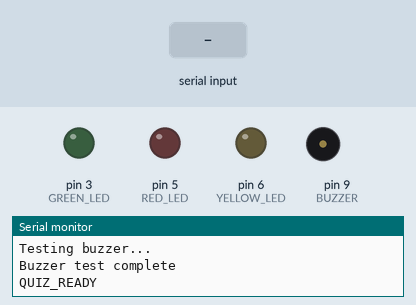
This sketch was run on a simulated Arduino Uno, built with avr-gcc and run on an emulated ATmega328P. On the bench: output pins drawn as LEDs (lit = HIGH), buzzer (waves = sounding), the last lines printed to the serial monitor. The test bench sets the inputs (shaded band).

Above: at 3.9 s.
4.0 s: "CORRECT_ANSWER\n" received over Serial
At 4.16 s:
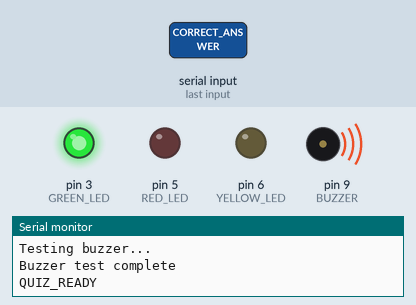
7.0 s: "WRONG_ANSWER\n" received over Serial
At 7.6 s:
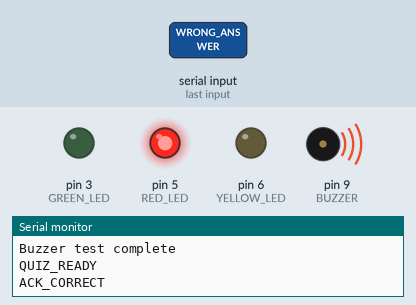
10.0 s: "TIME_WARNING\n" received over Serial
At 10.16 s:
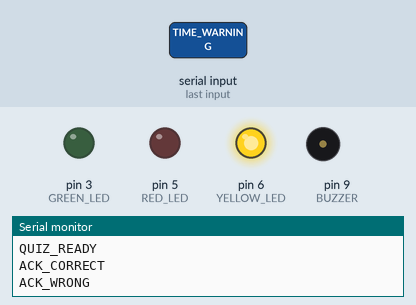
Timing chart, 0 to 13.0 s (numbered marks = the images above; inputs shaded):
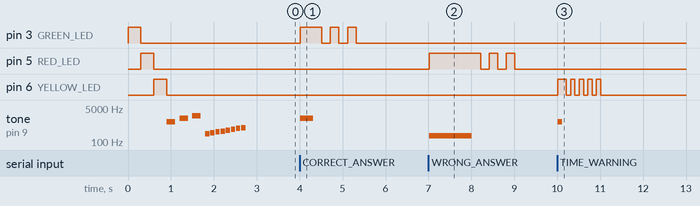

The sketch:

sketch_aug22a.ino
```cpp
// Quiz Application Arduino Controller - No Push Button Version
// Controls LEDs and buzzer for quiz feedback

// Pin definitions
const int GREEN_LED = 3;
const int RED_LED = 5;
const int YELLOW_LED = 6;
const int BUZZER = 9;

// State variables
bool quizActive = false;

void setup() {
  // Initialize pins
  pinMode(GREEN_LED, OUTPUT);
  pinMode(RED_LED, OUTPUT);
  pinMode(YELLOW_LED, OUTPUT);
  pinMode(BUZZER, OUTPUT);

  // Initialize serial communication
  Serial.begin(9600);
  while (!Serial) {
    ; // Wait for serial port to connect
  }


  // Initial LED test sequence
  testLeds();

  Serial.println("QUIZ_READY");
}

void loop() {
  // Read serial commands
  if (Serial.available() > 0) {
    String command = Serial.readStringUntil('\n');
    command.trim();
    processCommand(command);

  }
}

void processCommand(String command) {
  if (command == "QUIZ_STARTED") {
    quizActive = true;
    digitalWrite(GREEN_LED, HIGH);
    digitalWrite(RED_LED, LOW);
    digitalWrite(YELLOW_LED, LOW);
    playTone(1000, 200);
    Serial.println("ACK_QUIZ_STARTED");
  }
  else if (command == "CORRECT_ANSWER") {
    digitalWrite(GREEN_LED, HIGH);
    digitalWrite(RED_LED, LOW);
    digitalWrite(YELLOW_LED, LOW);
    playTone(1500, 300);
    blinkLed(GREEN_LED, 3, 200);
    Serial.println("ACK_CORRECT");
  }
  else if (command == "WRONG_ANSWER") {
    digitalWrite(RED_LED, HIGH);
    digitalWrite(GREEN_LED, LOW);
    digitalWrite(YELLOW_LED, LOW);
    playTone(200, 1000);
    blinkLed(RED_LED, 3, 200);
    Serial.println("ACK_WRONG");
  }
  else if (command == "TIME_WARNING") {
    digitalWrite(YELLOW_LED, HIGH);
    playTone(1000, 100);
    blinkLed(YELLOW_LED, 5, 100);
    Serial.println("ACK_TIME_WARNING");
  }
  else if (command == "QUIZ_PASSED") {
    digitalWrite(GREEN_LED, HIGH);
    digitalWrite(RED_LED, LOW);
    digitalWrite(YELLOW_LED, LOW);
    victorySequence();
    Serial.println("ACK_PASSED");
    quizActive = false;
  }
  else if (command == "QUIZ_FAILED") {
    digitalWrite(RED_LED, HIGH);
    digitalWrite(GREEN_LED, LOW);
    digitalWrite(YELLOW_LED, LOW);
    failureSequence();
    Serial.println("ACK_FAILED");
    quizActive = false;
  }
  else if (command == "S") {
    // Status request
    Serial.println("ARDUINO_READY");
  }
  else if (command == "TEST_BUZZER") {
    // Manual buzzer test
    testBuzzer();
    Serial.println("BUZZER_TESTED");
  }
}

void testLeds() {
  // Test sequence for LEDs
  digitalWrite(GREEN_LED, HIGH);
  delay(300);
  digitalWrite(GREEN_LED, LOW);

  digitalWrite(RED_LED, HIGH);
  delay(300);
  digitalWrite(RED_LED, LOW);

  digitalWrite(YELLOW_LED, HIGH);
  delay(300);
  digitalWrite(YELLOW_LED, LOW);

  // Test buzzer
  testBuzzer();
}

void testBuzzer() {
  // Comprehensive buzzer test
  Serial.println("Testing buzzer...");

  // Test 1: Simple tone
  tone(BUZZER, 1000, 200);
  delay(300);

  // Test 2: Different frequency
  tone(BUZZER, 1500, 200);
  delay(300);

  // Test 3: Another frequency
  tone(BUZZER, 2000, 200);
  delay(300);

  // Test 4: Melody
  int melody[] = {262, 294, 330, 349, 392, 440, 494, 523};
  for (int i = 0; i < 8; i++) {
    tone(BUZZER, melody[i], 100);
    delay(120);
  }

  noTone(BUZZER);
  Serial.println("Buzzer test complete");
}

void playTone(int frequency, int duration) {
  if (frequency <= 0) {
    noTone(BUZZER);
    return;
  }

  tone(BUZZER, frequency, duration);
  delay(duration); // Wait for the tone to finish
  noTone(BUZZER); // Ensure tone stops
}

void blinkLed(int ledPin, int times, int delayTime) {
  for (int i = 0; i < times; i++) {
    digitalWrite(ledPin, HIGH);
    delay(delayTime);
    digitalWrite(ledPin, LOW);
    if (i < times - 1) delay(delayTime); // Don't delay after last blink
  }
}

void victorySequence() {
  // Celebration sequence for passing the quiz
  for (int i = 0; i < 5; i++) {
    digitalWrite(GREEN_LED, HIGH);
    playTone(1500 + (i * 100), 100);
    digitalWrite(GREEN_LED, LOW);
    delay(150);
  }

  // Final celebratory tone
  playTone(2000, 300);
  digitalWrite(GREEN_LED, HIGH);
}

void failureSequence() {
  // Disappointment sequence for failing the quiz
  for (int i = 0; i < 3; i++) {
    digitalWrite(RED_LED, HIGH);
    playTone(500, 300);
    digitalWrite(RED_LED, LOW);
    delay(500);
  }

  digitalWrite(RED_LED, HIGH);
}

/*int buzzerPin = 9; // Connect buzzer + to pin 9, - to GND

void setup() {
  pinMode(buzzerPin, OUTPUT);
}

void loop() {
  digitalWrite(buzzerPin, HIGH); // Send 5V
  delay(1000);                   // Wait 1 second
  digitalWrite(buzzerPin, LOW);  // Turn off (0V)
  delay(1000);                   // Wait 1 second
}*/
```

Measured:
- after the input at 4.0 s, pin 3 (GREEN_LED): LOW → HIGH at once, then repeats every 0.40 s: LOW 0.20 s, HIGH 0.20 s, until it stays LOW from 5.3 s; tone on pin 9 (BUZZER): silent → 1500 Hz at once, → silent 0.30 s later
- after the input at 7.0 s, pin 5 (RED_LED): LOW → HIGH at once, then repeats every 0.40 s: LOW 0.20 s, HIGH 0.20 s, until it stays LOW from 9.0 s; tone on pin 9 (BUZZER): silent → 200 Hz at once, → silent 1.0 s later
- after the input at 10.0 s, pin 6 (YELLOW_LED): LOW → HIGH at once, then repeats every 0.20 s: LOW 0.10 s, HIGH 0.10 s, until it stays LOW from 11.0 s; tone on pin 9 (BUZZER): silent → 1000 Hz at once, → silent 0.10 s later
